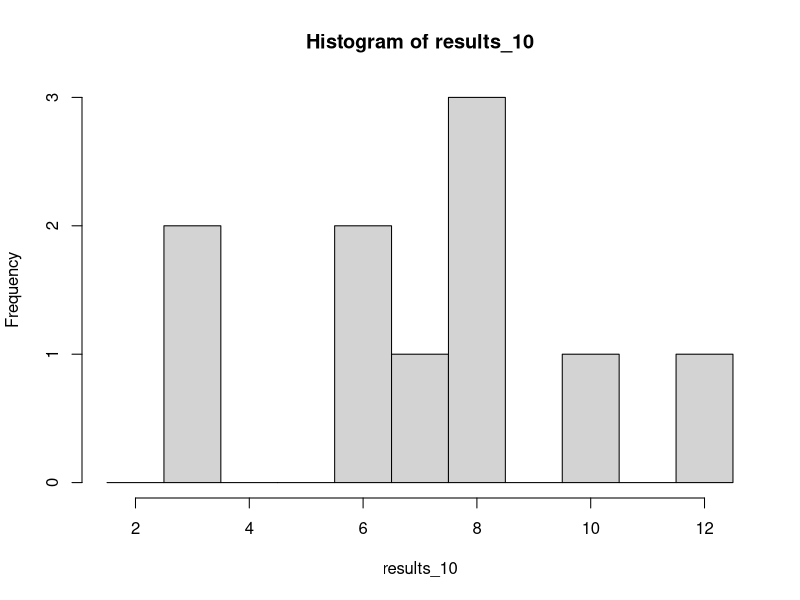
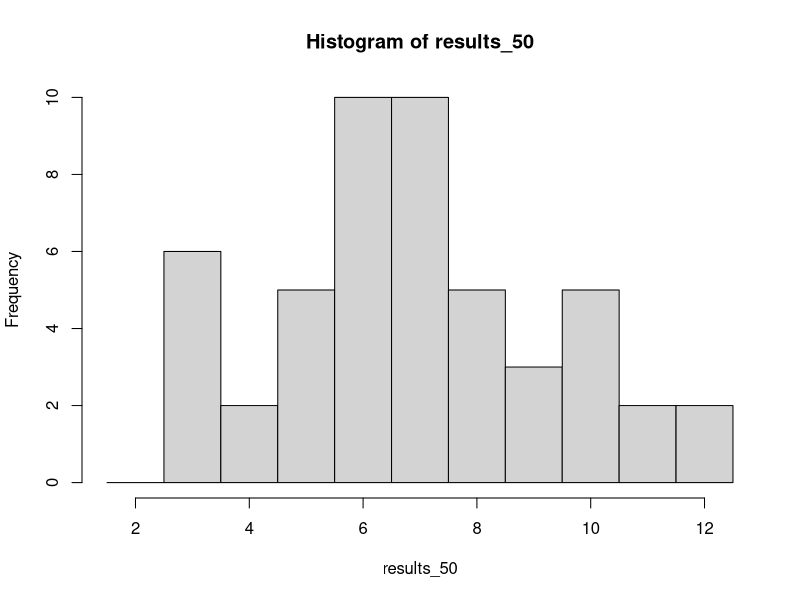
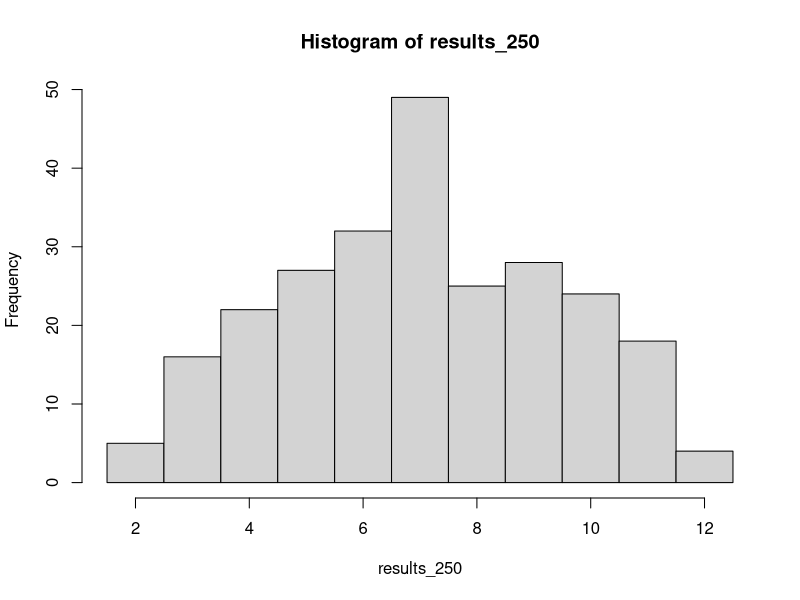
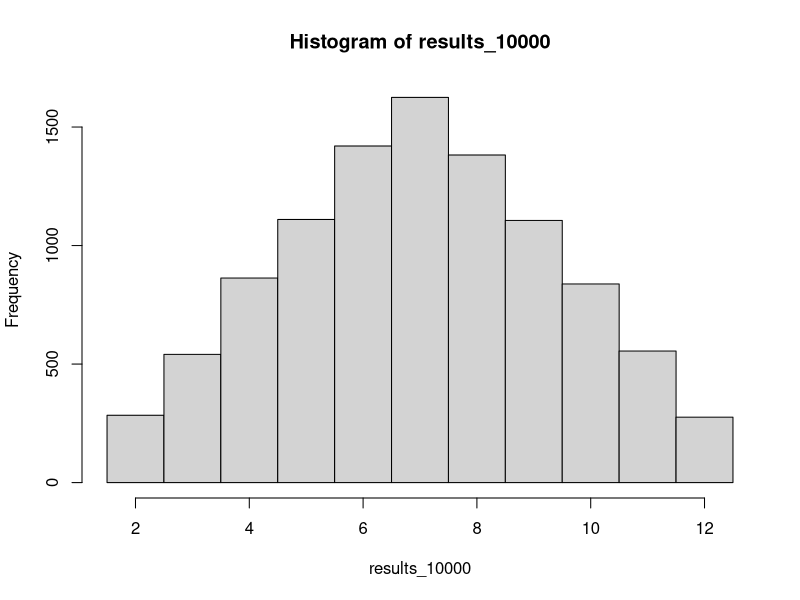
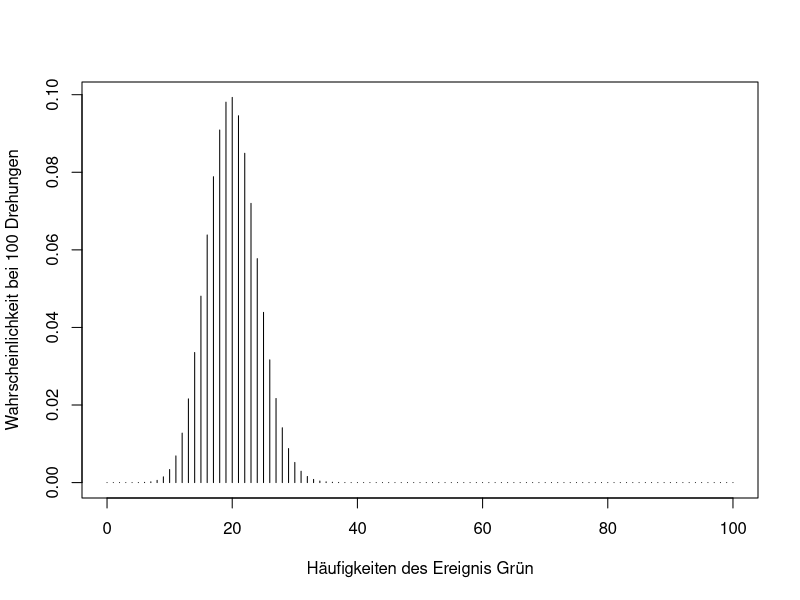
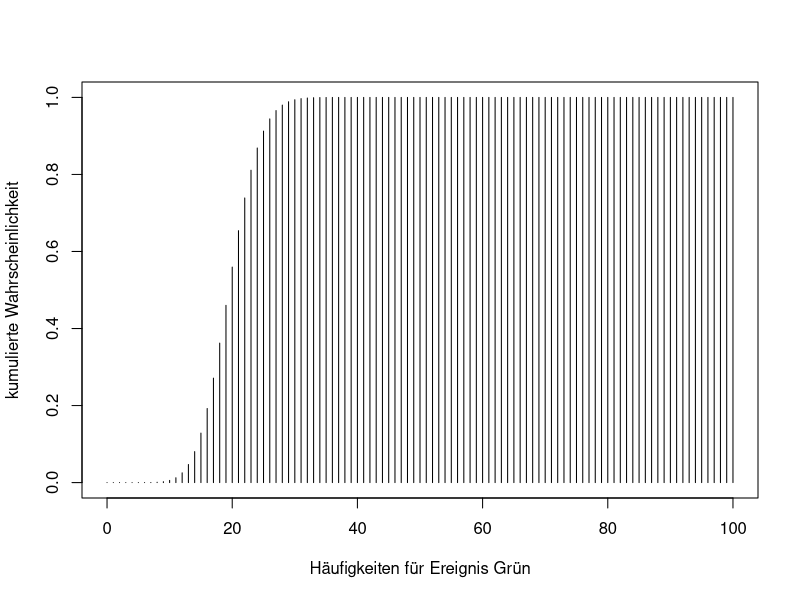
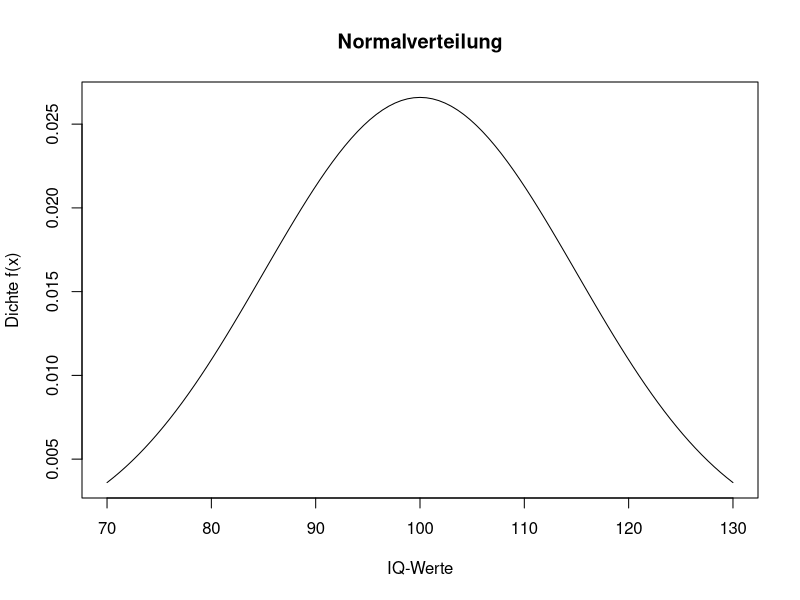
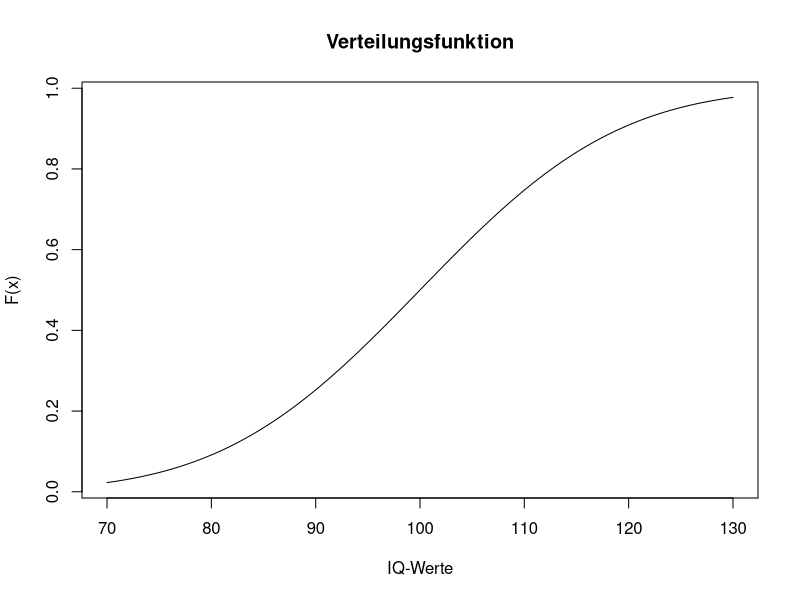

Write R code to recreate these figures, in order.
## ---- chunk 1
knitr::opts_chunk$set(error = TRUE)
library(knitr)
## ---- chunk 2
wuerfel<-c(1:6)
expand.grid(wuerfel,wuerfel)
## ---- chunk 3
pos<-expand.grid(wuerfel,wuerfel)
pos$sum=pos$Var1+pos$Var2
sum(pos$sum)/36
## ---- chunk 4
sample(x = wuerfel, size = 1)
## ---- chunk 5
sample(x = wuerfel, size = 2, replace = TRUE)
## ---- chunk 6
sum(sample(x = wuerfel, size = 2, replace = TRUE))
## ---- chunk 7
replicate(n = 10, expr = sum(sample(x = wuerfel, size = 2, replace = TRUE)))
## ---- chunk 8
replicate(n = 10, expr = sum(sample(x = wuerfel, size = 2, replace = TRUE)))
## ---- chunk 9
set.seed(500)
replicate(n = 10, expr = sum(sample(x = wuerfel, size = 2, replace = TRUE)))
## ---- chunk 10
set.seed(500)
results_10<-replicate(n = 10, expr = sum(sample(x = wuerfel, size = 2, replace = TRUE)))
results_10
## ---- chunk 11
hist(results_10,xlim = c(1.5,12.5), breaks = c(1.5:12.5))
## ---- chunk 12
set.seed(500)
results_50<-replicate(n = 50, expr = sum(sample(x = wuerfel, size = 2, replace = TRUE)))
hist(results_50, xlim = c(1.5,12.5), breaks = c(1.5:12.5))
results_250<-replicate(n = 250, expr = sum(sample(x = wuerfel, size = 2, replace = TRUE)))
hist(results_250, xlim = c(1.5,12.5), breaks = c(1.5:12.5))
results_10000<-replicate(n = 10000, expr = sum(sample(x = wuerfel, size = 2, replace = TRUE)))
hist(results_10000, xlim = c(1.5,12.5), breaks = c(1.5:12.5))
## ---- chunk 13
mean(results_10)
mean(results_50)
mean(results_250)
mean(results_10000)
## ---- chunk 14
choose(n = 100, k = 30) * 0.2^30 * 0.8^70
## ---- chunk 15
dbinom(x = 30, size = 100, prob = 0.2) 
## ---- chunk 16
x <- c(0:100)   # alle möglichen Werte für x in unserem Beispiel
probs <- dbinom(x, size = 100, prob = 0.2) #Wahrscheinlichkeiten für alle möglichen Werte
plot(x = x, y = probs, type = "h", xlab = "Häufigkeiten des Ereignis Grün", ylab = "Wahrscheinlichkeit bei 100 Drehungen")
## ---- chunk 17
pbinom(q = 30, size = 100, prob = 0.2, lower.tail = TRUE)
## ---- chunk 18
pbinom(q = 30, size = 100, prob = 0.2, lower.tail = TRUE) - pbinom(q = 24, size = 100, prob = 0.2, lower.tail = TRUE)
## ---- chunk 19
x <- c(0:100)   # alle möglichen Werte für x in unserem Beispiel
probs <- pbinom(x, size = 100, prob = 0.2) #Wahrscheinlichkeiten für alle möglichen Werte
plot(x = x, y = probs, type = "h", xlab = "Häufigkeiten für Ereignis Grün", ylab = "kumulierte Wahrscheinlichkeit")
## ---- chunk 20
qbinom(p = 0.1, size = 100, prob = 0.2, lower.tail = TRUE)
## ---- chunk 21
rbinom(n = 1, size = 100, prob = 0.2)
## ---- chunk 22
dnorm(x = 114.3, mean = 100, sd = 15) 
## ---- chunk 23
curve(expr = dnorm(x, mean = 100, sd = 15), 
      from = 70, 
      to = 130, 
      main = "Normalverteilung", 
      xlab = "IQ-Werte",
      ylab = "Dichte f(x)")
      
     
## ---- chunk 24
pnorm(114.3, mean = 100, sd = 15, lower.tail = TRUE)
## ---- chunk 25
curve(expr = pnorm(x, mean = 100, sd = 15, lower.tail = TRUE),
     from = 70,
     to = 130,
     main = "Verteilungsfunktion", 
     xlab = "IQ-Werte",
     ylab = "F(x)")
## ---- chunk 26
qnorm(p = 0.5, mean = 100, sd = 15, lower.tail = TRUE)
## ---- chunk 27
set.seed(500)                   #zur Konstanthaltung der zufälligen Ergebnisse
rnorm(10,mean = 100,sd = 15)
